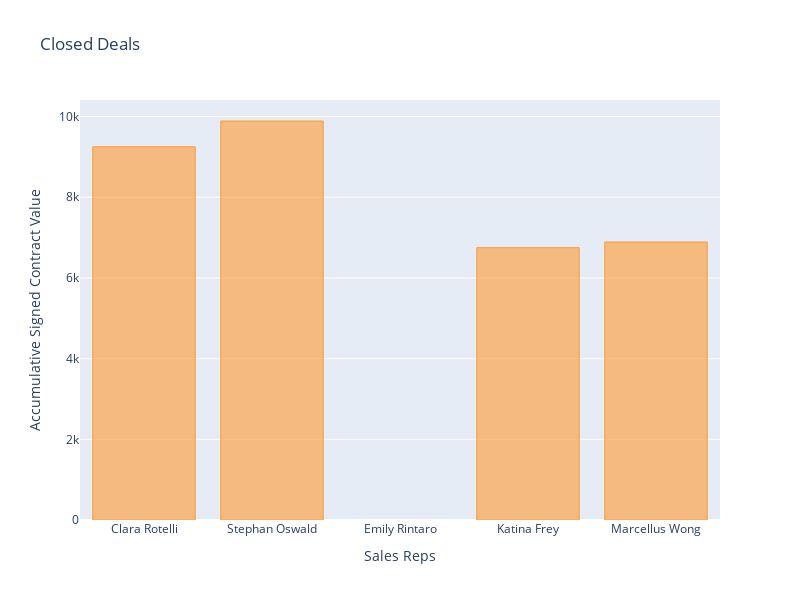

Notebook code for this chart:
### Markdown cell above
### 1. Closed deals by contract size and sales representative

### Code cell
layout = cf.Layout(
    height = 600,
    width = 800,
    xaxis = dict(title = 'Sales Reps'),
    yaxis = dict(title = 'Accumulative Signed Contract Value'),
    title = 'Closed Deals'
)

sales_df[sales_df['Sales Stage']=='Closed-Won'][['Signed Contract Value', 'Rep']].set_index('Rep').iplot(kind='bar',layout=layout)

### Figure 1 — Plotly figure (JSON) as saved in the notebook; plotly's stock layout.template omitted (floating-point values rounded to 4 significant figures)
{"data": [{"marker": {"color": "rgba(255, 153, 51, 0.6)", "line": {"color": "rgba(255, 153, 51, 1.0)", "width": 1}}, "name": "Signed Contract Value", "orientation": "v", "text": "", "type": "bar", "x": ["Clara Rotelli", "Stephan Oswald", "Emily Rintaro", "Katina Frey", "Marcellus Wong"], "y": [9250, 9890, "", 6750, 6890]}], "layout": {"height": 600, "title": {"text": "Closed Deals"}, "width": 800, "xaxis": {"autorange": true, "range": [-0.5, 4.5], "title": {"text": "Sales Reps"}, "type": "category"}, "yaxis": {"autorange": true, "range": [0, 10410.0], "title": {"text": "Accumulative Signed Contract Value"}, "type": "linear"}}}
